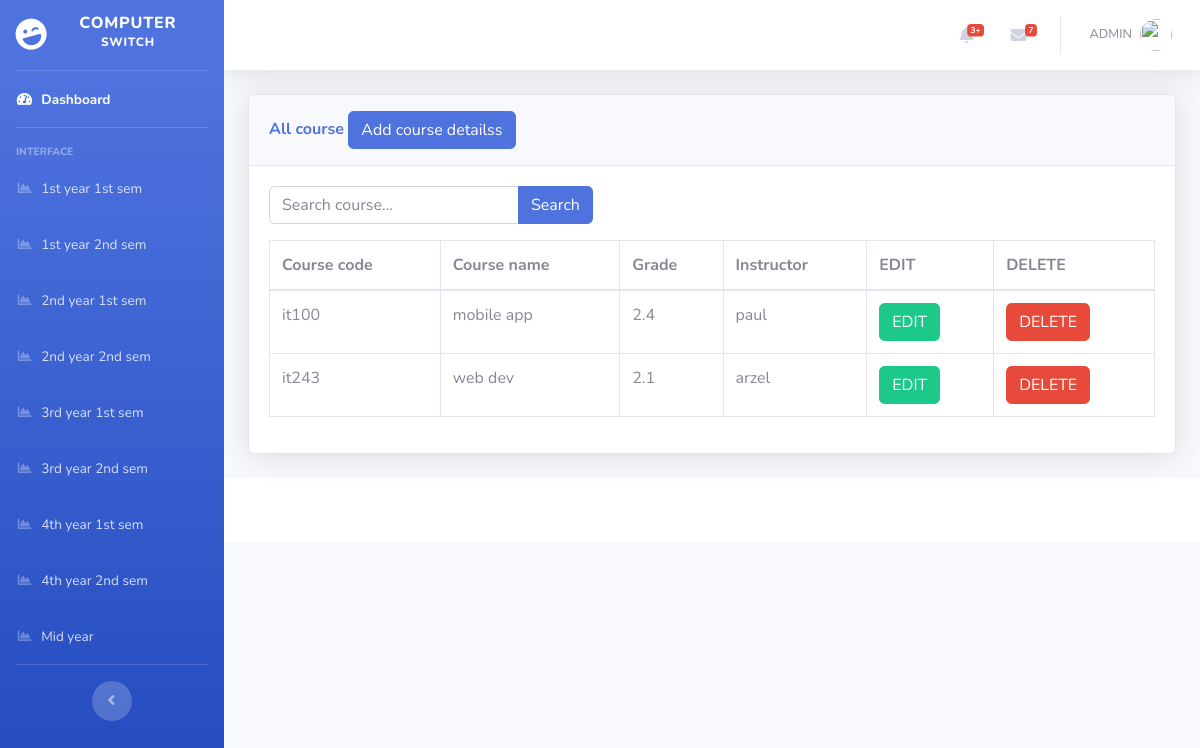
The app's page /register2ndc1stsem.php with its own data.
### tables this page shows
CREATE TABLE `2nd_year_1st_semester` (
  `id` int(11) NOT NULL,
  `course_code` varchar(255) DEFAULT NULL,
  `course_name` varchar(255) DEFAULT NULL,
  `grade` varchar(255) DEFAULT NULL,
  `instructor` varchar(255) DEFAULT NULL
);

### register2ndc1stsem.php (the view, shortened to what this page needs)
<?php
include('includes/header.php');
include('includes/navbar.php');
include('config.php');
?>
<div class="container-fluid">
    <div class="card shadow mb-4">
        <div class="card-header py-3">
            <h6 class="m-0 font-weight-bold text-primary">All course
                <button type="button" class="btn btn-primary" data-toggle="modal" data-target="#addadminprofile">
                    Add course detailss
                </button>
            </h6>
        </div>
        <div class="card-body">
            <div class="input-group mb-3">
                <input type="text" class="form-control" placeholder="Search course..." aria-label="Search course" aria-describedby="button-addon2" id="searchInput" style="max-width: 250px;">
                <div class="input-group-append">
                    <button class="btn btn-primary" type="button" id="button-addon2">Search</button>
                </div>
            </div>
            <div class="table-responsive">
                <table class="table table-bordered" id="dataTable" width="100%" cellspacing="0">
                    <thead>
                        <tr>
                            <th>Course code </th>
                            <th>Course name</th>
                            <th>Grade</th>
                            <th>Instructor</th>
                            <th>EDIT </th>
                            <th>DELETE </th>
                        </tr>
                    </thead>
                    <tbody id="courseTableBody">
                        <?php
                        $query = "SELECT * FROM 2nd_year_1st_semester";
                        $query_run = $connection->query($query);
                        if ($query_run) {
                            while ($row = $query_run->fetch(PDO::FETCH_ASSOC)) {
                        ?>
                                <tr>
                                    <td class="course-code"><?php echo $row['course_code']; ?></td>
                                    <td class="course-name"><?php echo $row['course_name']; ?></td>
                                    <td class="grade"><?php echo $row['grade']; ?></td>
                                    <td class="instructor"><?php echo $row['instructor']; ?></td>
                                    <td>
                                        <button type="button" class="btn btn-success edit-btn" data-toggle="modal" data-target="#editButton<?php echo $row['id']; ?>" data-id="<?php echo $row['id']; ?>" data-id-number="<?php echo $row['course_code']; ?>" data-lastname="<?php echo $row['course_name']; ?>" data-firstname="<?php echo $row['grade']; ?>" data-gender="<?php echo $row['instructor']; ?>">
                                            EDIT
                                        </button>
                                    </td>
                                    <td>
                                        <button type="button" class="btn btn-danger delete-btn" data-toggle="modal" data-target="#deleteModal<?php echo $row['id']; ?>">
                                            DELETE
                                        </button>
                                    </td>
                                </tr>
                        <?php
                            }
                        } else {
                            echo "Error in query: " . $connection->errorInfo()[2];
                        }
                        ?>
                    </tbody>
                </table>
            </div>
        </div>
    </div>
</div>
<?php
include('includes/footer.php');
?>

### records on screen
2nd_year_1st_semester: course_code "it100", course_name "mobile app", grade "2.4", instructor "paul"
2nd_year_1st_semester: course_code "it243", course_name "web dev", grade "2.1", instructor "arzel"
